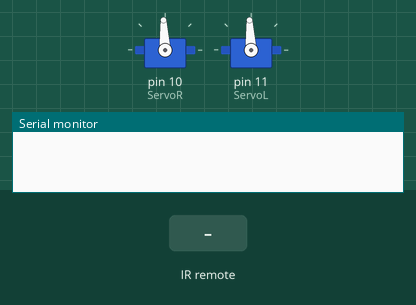
This sketch was run on a simulated Arduino Uno, built with avr-gcc and run on an emulated ATmega328P. On the bench: 2 × servo, the last lines printed to the serial monitor. The test bench sets the inputs (shaded band).

Above: at 1.2 s.
1.3 s: infrared code 0x18 received
At 1.45 s:
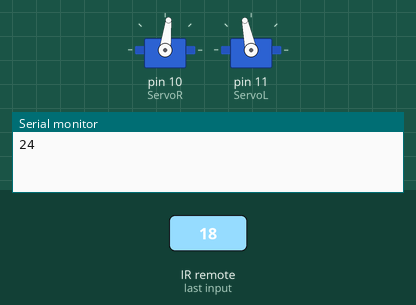
3.1 s: infrared code 0x52 received
At 3.25 s:
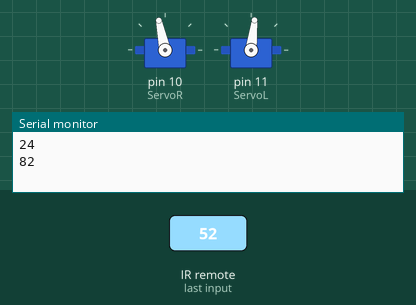
Timing chart, 0 to 6.1 s (numbered marks = the images above; inputs shaded):
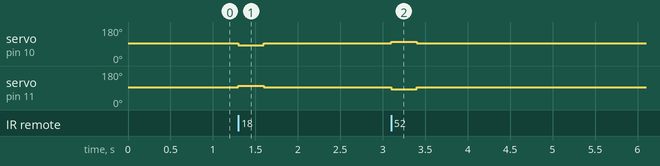

Measured:
- after the input at 1.3 s, servo on pin 10 (ServoR): 93° → 83° at once, → 93° 0.30 s later; servo on pin 11 (ServoL): 93° → 102° at once, → 93° 0.30 s later
- after the input at 3.1 s, servo on pin 10 (ServoR): 93° → 102° at once, → 93° 0.30 s later; servo on pin 11 (ServoL): 93° → 83° at once, → 93° 0.30 s later

The sketch:

TelecomandoIRTest.ino
```cpp
#include <Servo.h>
#include <IRremote.hpp>

#define IR_RECEIVE_PIN 8

Servo ServoR;
Servo ServoL;

void Ctl_Telecomando() {
  if (IrReceiver.decode()) {
    uint16_t command = IrReceiver.decodedIRData.command;

    Serial.println(command);

    if (command == 24) {
      ServoR.writeMicroseconds(1400);
      ServoL.writeMicroseconds(1600);
      delay(300);
    } else if (command == 82) {
      ServoR.writeMicroseconds(1600);
      ServoL.writeMicroseconds(1400);
      delay(300);
    } else if (command == 90) {
      ServoR.writeMicroseconds(1500);
      ServoL.writeMicroseconds(1600);
      delay(500);
    } else if (command == 8) {
      ServoR.writeMicroseconds(1400);
      ServoL.writeMicroseconds(1500);
      delay(500);
    }

    IrReceiver.resume();
  } else {
    ServoR.writeMicroseconds(1500);
    ServoL.writeMicroseconds(1500);
  }
}

void setup() {
  Serial.begin(9600);
  IrReceiver.begin(IR_RECEIVE_PIN, ENABLE_LED_FEEDBACK);
  pinMode(IR_RECEIVE_PIN, INPUT);
  ServoR.attach(10);
  ServoL.attach(11);
}

void loop() {
  Ctl_Telecomando();
}
```
